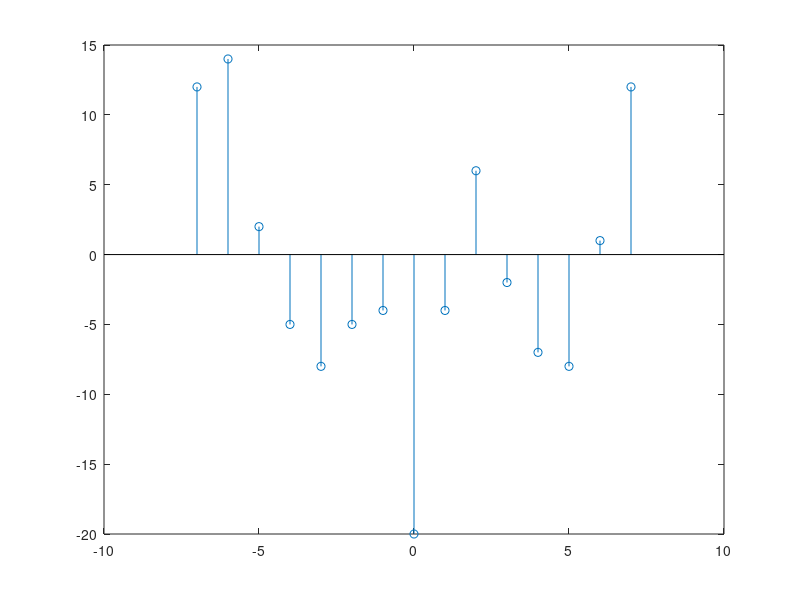

MATLAB code to generate this figure:
% ------------------------------------------------------------------ %
%                            用fft求x和y的互相关                            %
% ------------------------------------------------------------------ %
clc;clear;close all;

xn=[-4,-3,-2,-1,0,1,2,3];   % 设计输入函数
yn=[4,2,-2,-1,0,2,2,-3];

k=length(xn);

xk=fft(xn,2*k);
yk=fft(yn,2*k);

rk=conj(xk).*yk;    % conj为求输入的共轭
rn=real(ifft(rk));

rn=[rn(k+2:2*k),rn(1:k)];   % 循环移位，前一半取k个放到后面，后一半取k-1个放到前面
m=-k+1:k-1;
stem(m,rn);